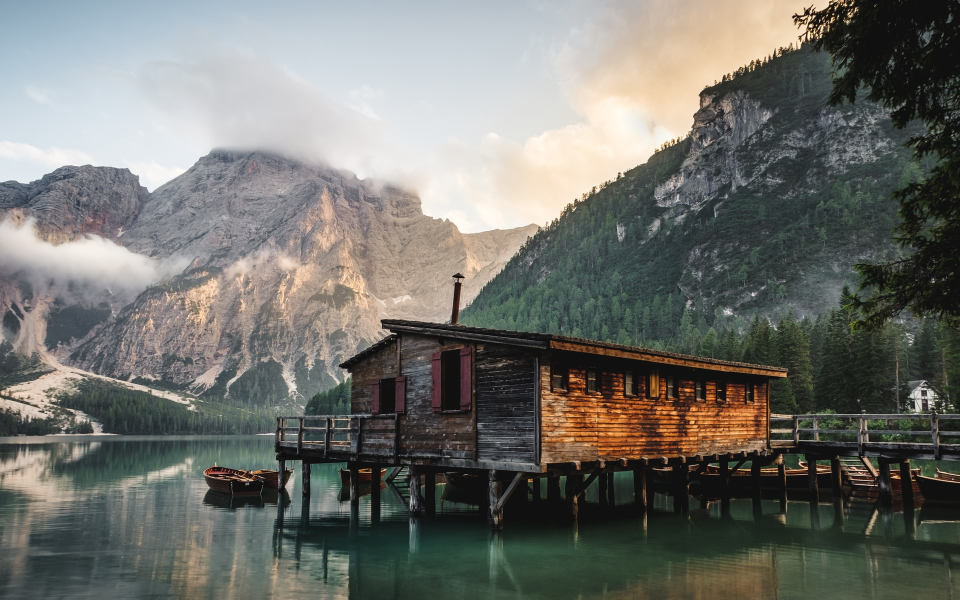
#> input picture test/Esonero2/compilato/216701/figure1.jpg, 1920 x 1200 px (shown at 1/2 size)
$ jupyter execute --allow-errors Esonero2_17mag2021.ipynb
#> lines starting #> are read from the running program, lines starting #| are printed output that depends on the picture; after the words box and inside, x2 and y2 are one past the last pixel; in counts of white or black regions, pixels touching at a corner belong together; long printed decimals are rounded
# Esonero 2 - 17 Maggio 2021

#### GAETANO PALMIERI 216701

Completare i seguenti esercizi tramite uno o più blocchi di codice descrivendo le operazioni effettuate

[cell 1]
# import
import os
import numpy as np
import matplotlib
import matplotlib.pyplot as plt
import matplotlib.colors as colors
from matplotlib import image as mp_image
from matplotlib.colors import ListedColormap, LinearSegmentedColormap
from matplotlib import cm
from scipy.ndimage import convolve, correlate, filters
from scipy import misc, ndimage
import numpy.linalg as LA
import torch

import torch.nn as nn
from torch.nn import functional as F

# Esercizio 1

Data la seguente immagine, costruire la feature pyramid di gaussiane e descrivere il procedimento

[cell 2]
## Lettura img + conversione in scala di grigi

def img_show(image, **argv):
    plt.figure(figsize=(10, 10))
    plt.imshow(image, **argv)  # display the image
    plt.axis('off')
    plt.show()

def rgb2gray(rgb):
    return np.dot(rgb[..., :3], [0.2989, 0.5870, 0.1140])


image = mp_image.imread(os.path.join('figure1.jpg'))
#> image is the input picture: shape (1200, 1920, 3); mean R, G, B 113.7, 114, 108.7
image = rgb2gray(image)
#> in rgb2gray, `return np.dot(rgb[..., :3], [0.2989, 0.5870, 0.1140])`:
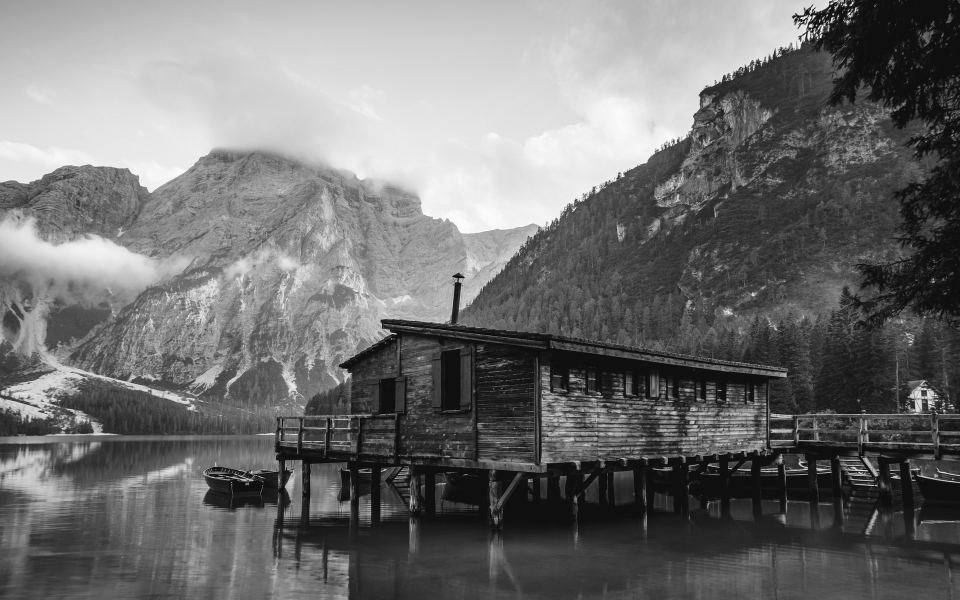
#> returned value: shape (1200, 1920) float64 (shown at 1/2 size); min 0, max 255, mean 113.3
maxv, minv = np.max(image), np.min(image)
#> maxv = 255; minv = 0
image = (image - minv)/(maxv-minv)
#> image: shape (1200, 1920) float64
print('Shape', image.shape)
#| Shape (1200, 1920)
img_show(image,cmap=cm.gray)

[cell 3]
## Costruzione della piramide
# Parto dall img iniziale, applico il filtro sempre con la stessa scala e poi vado a dimezzare
sz = 4
num_octave = 6 # Numero di ottave
cur_scale = np.copy(image)
sigma = 1 # Scala costante

for i in range(num_octave):
    cur_scale = ndimage.gaussian_filter(cur_scale,sigma)
    cur_scale = cur_scale[::2,::2]  # Dimezzo

    plt.figure(figsize=(sz, sz))
    plt.imshow(cur_scale,cmap=cm.gray)
    s = 2*np.ceil(3*2**(i-1))+1
    plt.title(f'$\sigma$: {2**(i-1)} - Size: {cur_scale.shape}')
    plt.axis('off')
    plt.show()

    sz = sz/2
#> this loop made 6 passes
#> pass 1, `cur_scale = cur_scale[::2,::2]`:
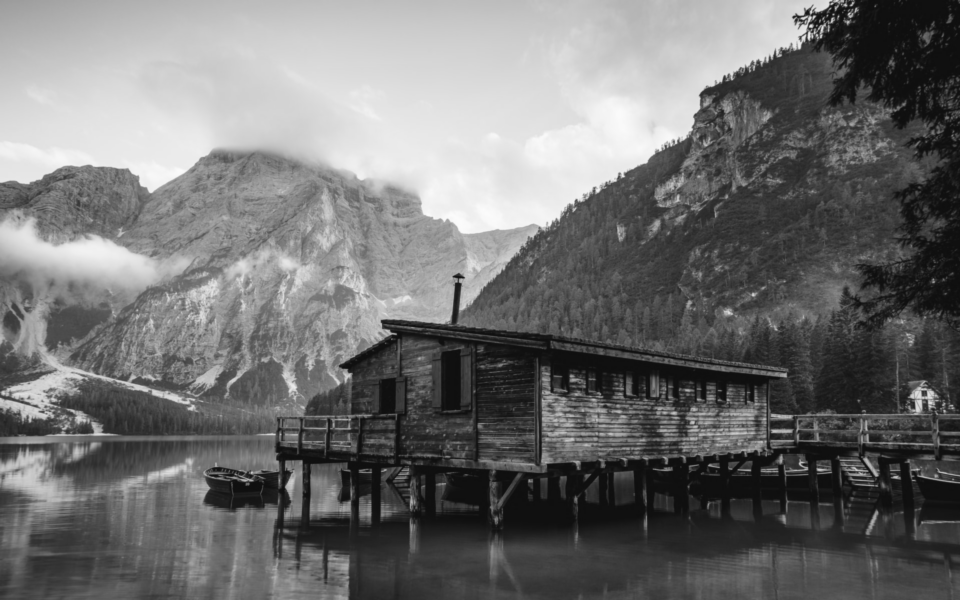
#> cur_scale: shape (600, 960) float64; min 0.057, max 0.988, mean 0.445
#> after the loop, sz = 0.0625

#Posso fare questo tipo di trasformazione grazie alle proprietà sostanziali del filtro gaussiano per cui applicandolo
#ripetutamente è come se si stessero sommando ripetutamente le varie operazioni di scala.

#Si può notare che, man mano che si scende sulla scala,si perdono alcuni dettagli e
#quindi il focus può passare via via su diversi dettagli specifici.

[cell 4]
## Rappresentazione Compatta:
rows,cols = image.shape
#> rows = 1200; cols = 1920
output = np.zeros((rows,cols+cols//2))
output[:rows,:cols] = image
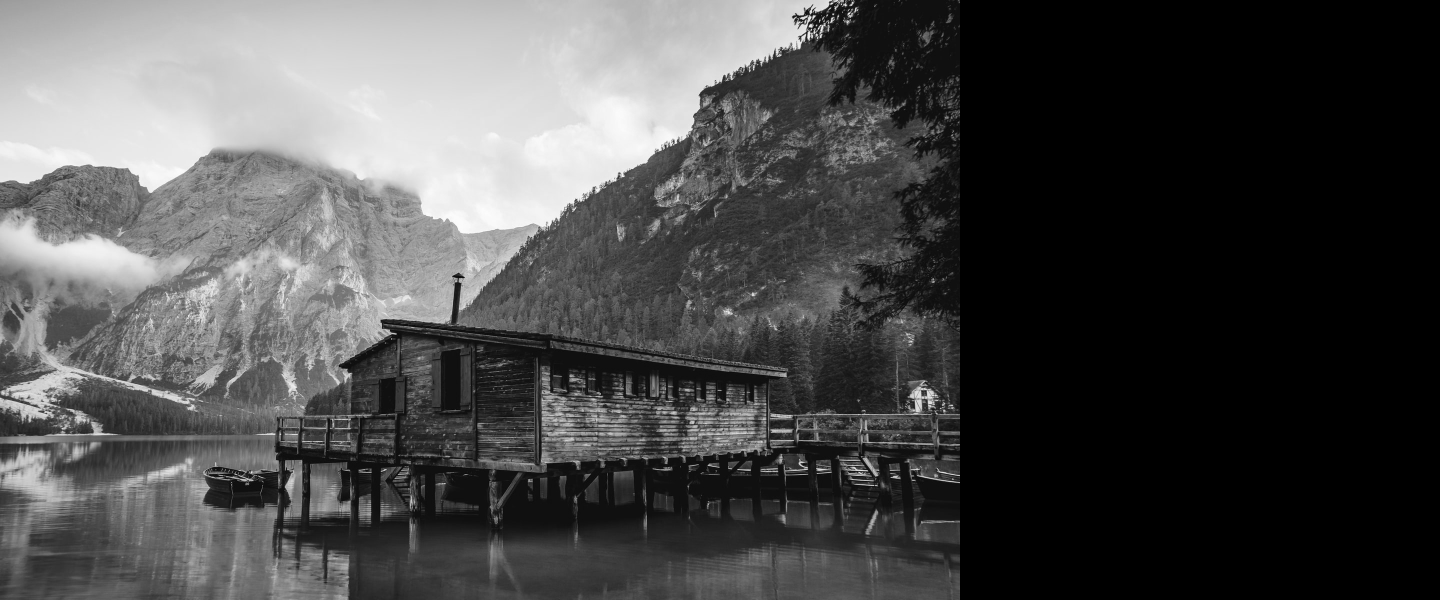
#> output: shape (1200, 2880) float64 (shown at 1/2 size); min 0, max 1, mean 0.296
num_octave = 6
sigma = 1
cur_scale = image
horiz = True
rows = 0
for i in range(num_octave):
    cur_scale = ndimage.gaussian_filter(cur_scale,sigma)
    cur_scale = cur_scale[::2,::2]
    rows_scaled, cols_scaled = cur_scale.shape
    output[rows:rows+rows_scaled,cols:cols+cols_scaled] = cur_scale
    rows += rows_scaled
#> this loop made 6 passes
#> pass 3, `cur_scale = ndimage.gaussian_filter(cur_scale,sigma)`:
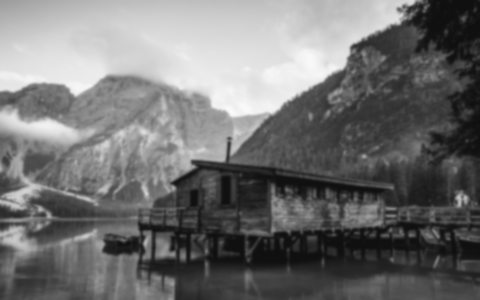
#> cur_scale: shape (300, 480) float64; min 0.0626, max 0.982, mean 0.445
#> after the loop:
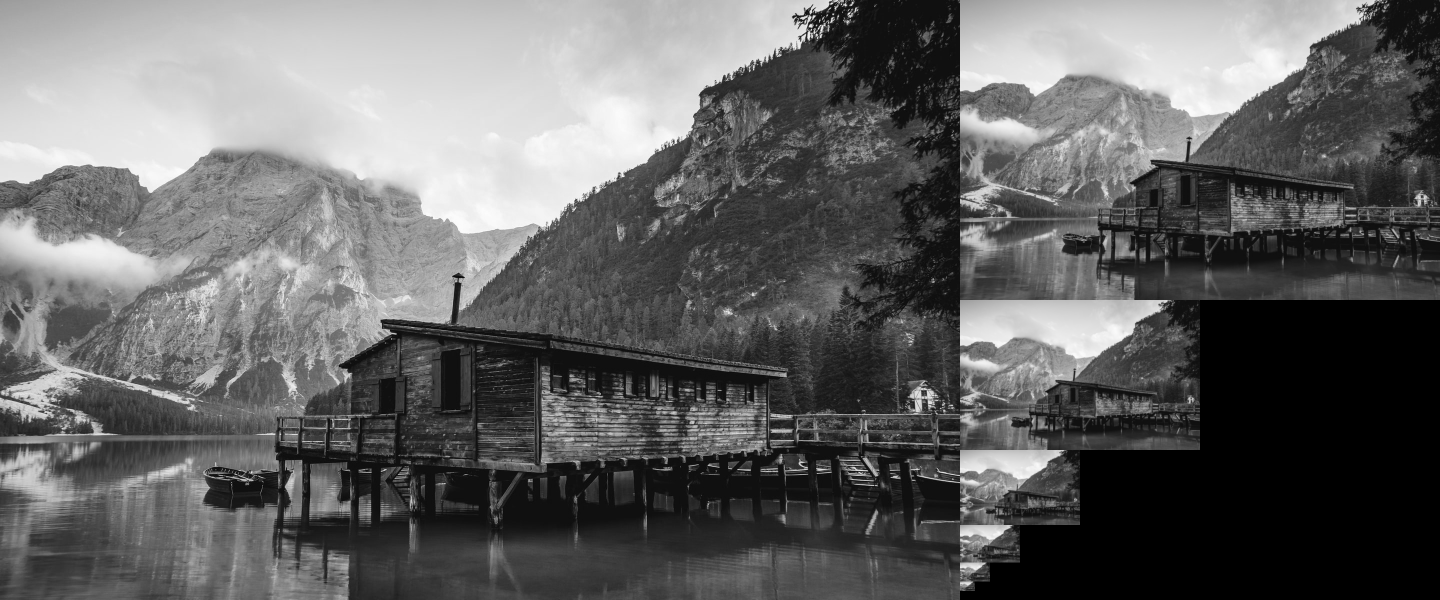
#> output: shape (1200, 2880) float64 (shown at 1/2 size); min 0, max 1, mean 0.395
#> after the loop, rows = 1182


plt.figure(figsize=(20, 20))

plt.imshow(output,cmap=cm.gray)
plt.axis('off')
plt.show()

# Esercizio 2

Data la seguente sequenza di tensori e la funzione *f*, calcolare il gradiente per i tensori a,b,c,d,e,y.

Descrivere come viene costruito il grafo di computazione mostrando quali operazioni vengono effettuate, cioè calcolando le derivate parziali in maniera esplicita.

$
y = f(a,b,c,d,e) = \sum \frac {a^5 + \exp(b^2) * d * \sin (c)} {3e + 1}
$

*non sono necessarie librerie esterne*

#> (a cell that did not finish here is left out)

# Esercizio 3

Dati due batch A e B, mostrare gli effetti della BN.

Suggerimento: calcolare gli istogrammi di A e B

# Esercizio 4

Dato il seguente frammento di codice

#> (a cell that did not finish here is left out)

Quello che accade qui è il calcolo di 2 convoluzioni successive.
Conv1 riceve in input una img a 3 canali (in_channel = 3) e ritorna una feature map a 10 canali,applicando un kernel 3 x 3.
Conv2 va ad operare, con valori diversi, in modo analogo.

Indicare giustificando la risposta qual'è il risultato per un'immagine 1x3x400x400 illustrandolo con un esempio.

# Esercizio 5

Adattare/semplificare la rete AlexNet affinché gestisca un input di immagini 400x400

[cell 7]
import torch
import torch.nn as nn
from torch.nn import functional as F


def count_parameters(model):
    return sum(p.numel() for p in model.parameters() if p.requires_grad)

def test(net,img_size=32):
    x = torch.randn(1,3,img_size,img_size)
    y = net(x)
    print("Input: {}; Output: {}; N. of params: {:,}".format(list(x.size()), list(y.size()), count_parameters(net)))

[cell 8]
class LRN(nn.Module):
    def __init__(self, local_size=1, alpha=1.0, beta=0.75, ACROSS_CHANNELS=False):
        super(LRN, self).__init__()
        self.ACROSS_CHANNELS = ACROSS_CHANNELS
        if self.ACROSS_CHANNELS:
            self.average=nn.AvgPool3d(kernel_size=(local_size, 1, 1),
                    stride=1,
                    padding=(int((local_size-1.0)/2), 0, 0))
        else:
            self.average=nn.AvgPool2d(kernel_size=local_size,
                    stride=1,
                    padding=int((local_size-1.0)/2))
        self.alpha = alpha
        self.beta = beta


    def forward(self, x):
        if self.ACROSS_CHANNELS:
            div = x.pow(2).unsqueeze(1)
            div = self.average(div).squeeze(1)
            div = div.mul(self.alpha).add(1.0).pow(self.beta)
        else:
            div = x.pow(2)
            div = self.average(div)
            div = div.mul(self.alpha).add(1.0).pow(self.beta)
        x = x.div(div)
        return x

[cell 9]
class AlexNet(nn.Module):
    def __init__(self, num_classes = 1000):
        super().__init__()
        self.layer1 = nn.Sequential(
            nn.Conv2d(in_channels=3, out_channels=96, kernel_size=11, stride=4),
            nn.ReLU(inplace=True),
            nn.MaxPool2d(kernel_size=3, stride=2),
            LRN(local_size=5, alpha=1e-4, beta=0.75, ACROSS_CHANNELS=True)
        )

        self.layer2 = nn.Sequential(
            nn.Conv2d(in_channels=96, out_channels=256, kernel_size=5, groups=2, padding=2),
            nn.ReLU(inplace=True),
            nn.MaxPool2d(kernel_size=3, stride=2),
            LRN(local_size=5, alpha=1e-4, beta=0.75, ACROSS_CHANNELS=True)
        )

        self.layer3 = nn.Sequential(
            nn.Conv2d(in_channels=256, out_channels=384, padding=1, kernel_size=3),
            nn.ReLU(inplace=True)
        )
        self.layer4 = nn.Sequential(
            nn.Conv2d(in_channels=384, out_channels=384, kernel_size=3, padding=1),
            nn.ReLU(inplace=True)
        )

        self.layer5 = nn.Sequential(
            nn.Conv2d(in_channels=384, out_channels=256, kernel_size=3, padding=1),
            nn.ReLU(inplace=True),
            nn.MaxPool2d(kernel_size=3, stride=2)
        )

        self.layer6 = nn.Sequential(
            nn.Linear(in_features=6*6*256, out_features=4096),
            nn.ReLU(inplace=True),
            nn.Dropout()
        )
        self.layer7 = nn.Sequential(
            nn.Linear(in_features=4096, out_features=4096),
            nn.ReLU(inplace=True),
            nn.Dropout()
        )

        self.layer8 = nn.Linear(in_features=4096, out_features=num_classes)

    def forward(self, x):
        x = self.layer5(self.layer4(self.layer3(self.layer2(self.layer1(x)))))

        print(x.size())
        x = x.view(-1, 6*6*256)
        x = self.layer8(self.layer7(self.layer6(x)))

        return x

#> (a cell that did not finish here is left out)

Siccome una convoluzione è un'operazione translation-invariant, cioè dipende da dove viene applicata sull'immagine, si può ridimensionare l input

# Esercizio 6

Data la seguente immagine, costruire due Bounding box con IoU = 0.5.
Descrivere tutte le operazioni effettuate

[cell 11]
import cv2
import numpy
import matplotlib.pyplot as plt
img = cv2.imread('figure2.jpg')
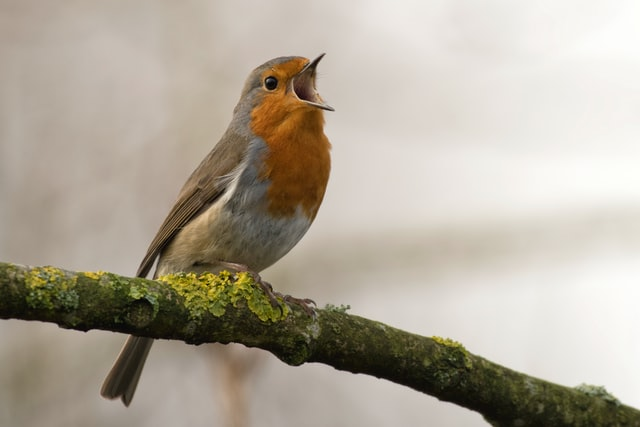
#> input picture test/Esonero2/compilato/216701/figure2.jpg, 640 x 427 px
#> img is the input picture: shape (427, 640, 3); mean B, G, R 154.6, 168.8, 177
plt.imshow(cv2.cvtColor(img, cv2.COLOR_BGR2RGB))

[cell 12]
first_bb_points = [[250, 210], [440, 210], [440, 390], [250, 390]]
stencil = numpy.zeros(img.shape).astype(img.dtype)
contours = [numpy.array(first_bb_points)]
color = [255, 255, 255]
cv2.fillPoly(stencil, contours, color)
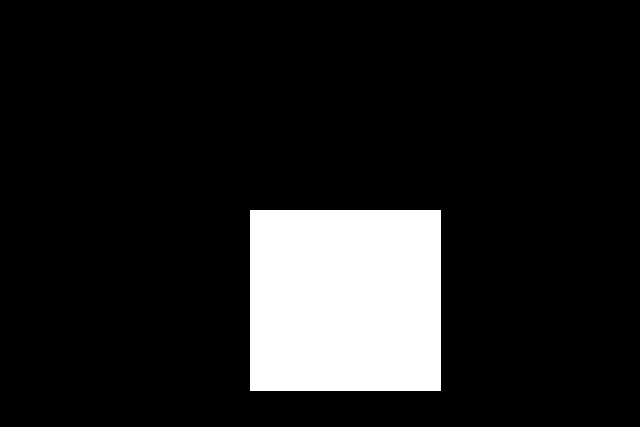
#> stencil: shape (427, 640, 3); 12.7% white; 1 white region, box (x1, y1, x2, y2) and area: (250, 210, 441, 391) 34571
result1 = cv2.bitwise_and(img, stencil)
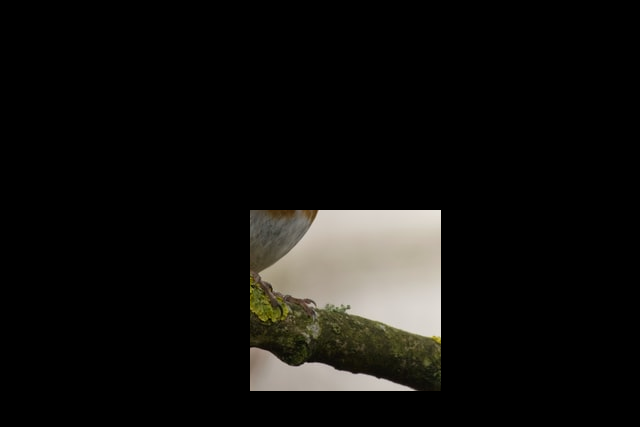
#> result1: shape (427, 640, 3); mean B, G, R 14.6, 16.7, 17.5
result1 = cv2.cvtColor(result1, cv2.COLOR_BGR2RGB)
plt.imshow(result1)

[cell 13]
second_bb_points = [[280, 190], [438, 190], [438, 390], [280, 390]]
stencil = numpy.zeros(img.shape).astype(img.dtype)
contours = [numpy.array(second_bb_points)]
color = [255, 255, 255]
cv2.fillPoly(stencil, contours, color)
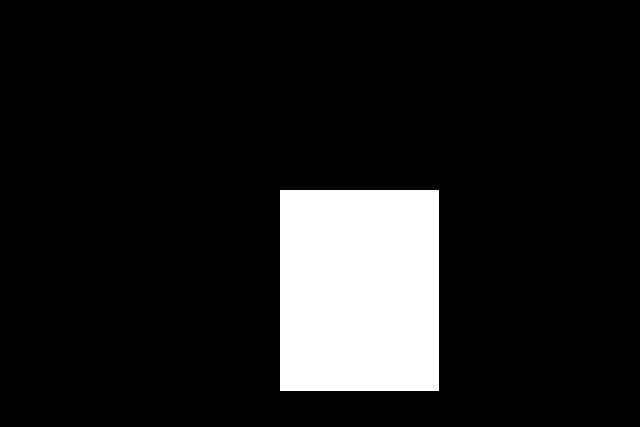
#> stencil: shape (427, 640, 3); 11.7% white; 1 white region, box (x1, y1, x2, y2) and area: (280, 190, 439, 391) 31959
result2 = cv2.bitwise_and(img, stencil)
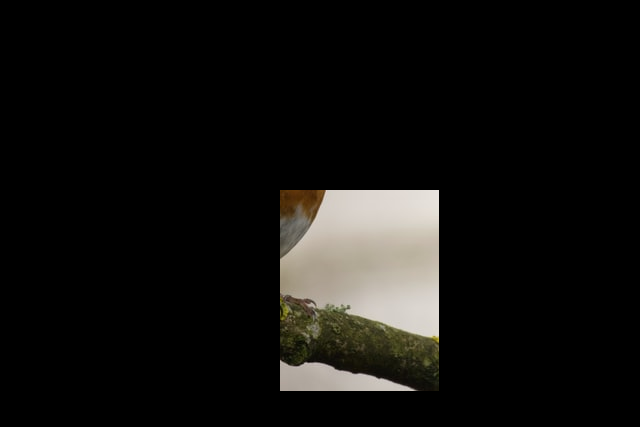
#> result2: shape (427, 640, 3); mean B, G, R 14.8, 16.6, 17.5
result2 = cv2.cvtColor(result2, cv2.COLOR_BGR2RGB)
plt.imshow(result2)

[cell 14]
# IoU calculation
intersection = numpy.logical_and(result1, result2)
union = numpy.logical_or(result1, result2)
iou_score = numpy.sum(intersection) / numpy.sum(union)
#> iou_score = 0.763
print(iou_score)
#| 0.7629
